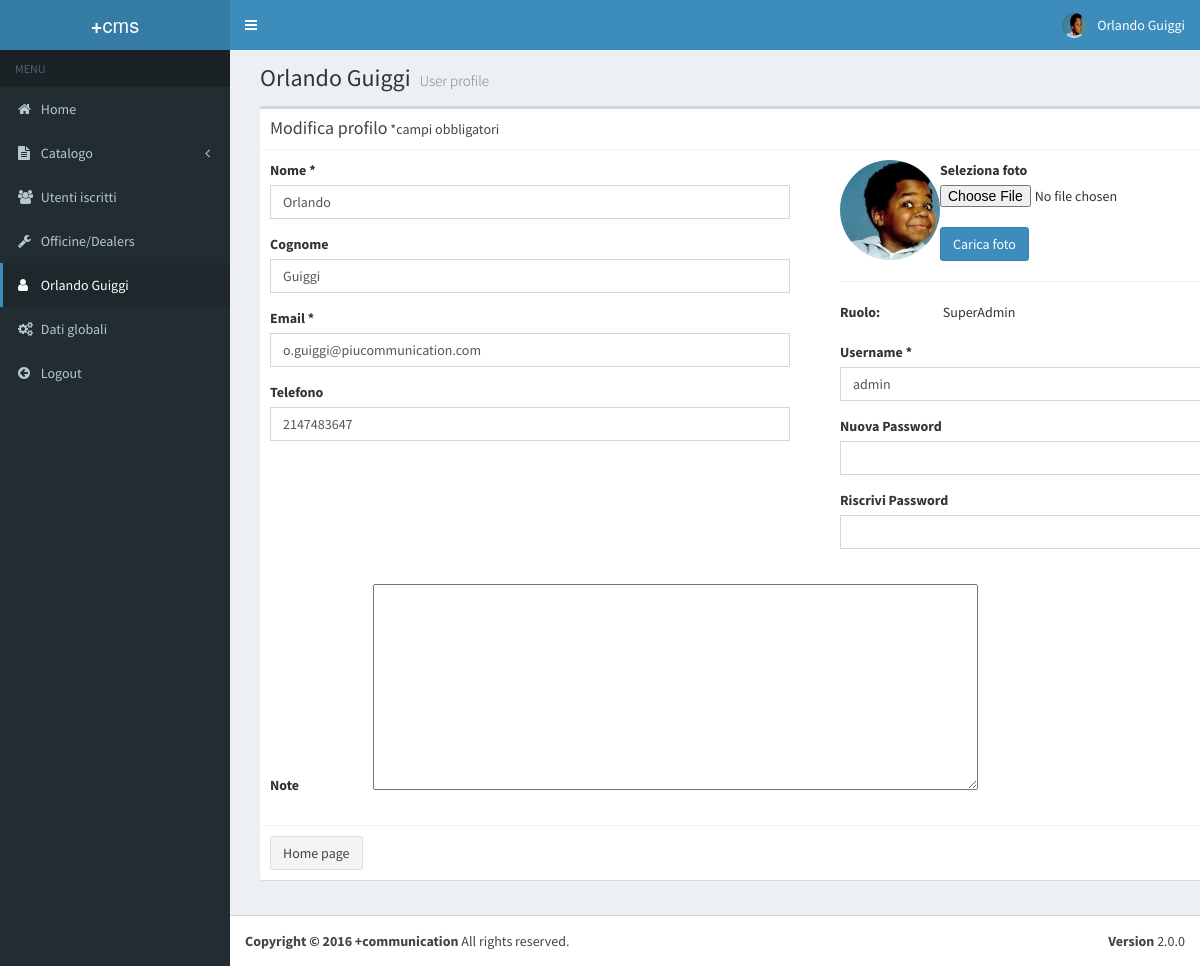
The page /profile.php (signed in) on the database its author committed.
### tables this page shows
CREATE TABLE `tbl_global_user` (
  `UserID` int(11) NOT NULL,
  `RoleID` int(11) NOT NULL DEFAULT '0',
  `Nome` varchar(100) NOT NULL DEFAULT '',
  `Cognome` varchar(100) NOT NULL DEFAULT '',
  `Note` text,
  `Email` varchar(100) NOT NULL DEFAULT '',
  `Username` varchar(50) NOT NULL DEFAULT '',
  `Password` varchar(50) NOT NULL DEFAULT '',
  `Telefono` int(11) DEFAULT '0',
  `Accettata` tinyint(4) NOT NULL DEFAULT '0',
  `Data_Inserimento` datetime NOT NULL DEFAULT '0000-00-00 00:00:00',
  `Immagine` varchar(100) NOT NULL DEFAULT ''
);

### profile.php (the view, shortened to what this page needs)
<!DOCTYPE html>
<html lang="it">
  <head>
    <?php require_once('inc-style.php'); ?>
</head>
<body class="hold-transition skin-blue sidebar-mini" >
      <div class="wrapper">
      <?php include('inc-header.php'); ?>
      <aside class="main-sidebar">
        <section class="sidebar">
          <?php require_once('inc-menu-sx.php'); ?>
        </section>
      </aside>
      <div class="content-wrapper">
        <div class="container">
          <section class="content-header">
            <h1>
              <?php echo $_SESSION['nome_utente'] ?>
              <small>User profile</small>
            </h1>
          </section>
          <section class="content">
            <div class="box box-default">
              <div class="box-header with-border">
                <h3 class="box-title">Modifica profilo</h3> *campi obbligatori
              </div>
              <?php
              $conn = db_connect();
              $stmt = $conn->stmt_init();
              $stmt->prepare("SELECT DISTINCT tGU.UserID, tGU.Nome, tGU.Cognome, tGU.Email, tGU.Telefono, tGU.Note, tGU.Immagine, tGU.Username, tGU.Password, tGR.RoleID, tGR.Role_Name
                        FROM tbl_global_user tGU, tbl_global_role tGR
                        WHERE tGU.UserID = ? AND tGU.RoleID = tGR.RoleID LIMIT 0,1");
              $stmt->bind_param("i", $_SESSION['user_ID']);
              $stmt->execute();
              $stmt->store_result();
              $stmt->bind_result($UserID, $Nome, $Cognome, $Email, $Telefono, $Note, $Immagine, $Username, $Password, $Role_ID, $Role_Name);
              $Username = trim($Username);
              $Nome = trim($Nome);
              $Cognome = trim($Cognome);
              $Email = trim($Email);
              if($Telefono != 0) { $Telefono = trim($Telefono); } else { $Telefono = ""; }
              if($Immagine == '') { $imgProf = $_SESSION['url_admin']."/img/noimage-profile.png"; } else { $imgProf = $_SESSION['url_admin']."/upload/thumb-".$Immagine; }
              ?>
              <form id="updateForm" name="updateForm" method="post" >
                <div class="row">
                <div class="col-md-6">
                  <div class="box-body pad ">
                      <div class="form-group">
                        <label for="nameUser">Nome *</label>
                        <input type="text" class="form-control" id="nameUser" name="nameUser" placeholder="Nome" value="<?php echo $Nome; ?>" >
                      </div>
                      <div class="form-group">
                        <label for="surnameUser">Cognome</label>
                        <input type="text" class="form-control" id="surnameUser" name="surnameUser" placeholder="Cognome" value="<?php echo $Cognome; ?>" >
                      </div>
                      <div class="form-group">
                        <label for="emailUser">Email *</label>
                        <input type="email" class="form-control" id="emailUser" name="emailUser" placeholder="Email" value="<?php echo $Email; ?>" >
                      </div>
                      <div class="form-group">
                        <label for="phoneUser">Telefono</label>
                        <input type="text" class="form-control" id="phoneUser" name="phoneUser" placeholder="Telefono" value="<?php echo $Telefono; ?>">
                      </div>
                  </div>
                </div>
                <div class="col-md-6">
                  <div class="box-body pad ">
                    <div class="form-group">
                      <form id="uploadimage" action="" method="post" enctype="multipart/form-data">
                      <div id="image_preview" class="imageThumb profile" ><img id="previewing" src="<?php echo $imgProf; ?>" style="width:100px;" /></div>
                      <div id="selectImage">
                      <label>Seleziona foto</label><br/>
                      <input type="file" name="fileUp" id="fileUp" required /><br/>
                      <button id="submitUpload" class="btn btn-primary" />Carica foto</button>
                      </div>
                      </form>
                      <hr id="line">
                    </div>
                    <div class="form-group">
                      <label>Ruolo:</label> <?php echo $_SESSION['role_name'];?>
                    </div>
                    <div class="form-group">
                      <label for="usern">Username *</label>
                      <input type="text" class="form-control" id="usern" name="usern" value="<?php echo $Username; ?>">
                    </div>
                    <div class="form-group">
                      <label for="newpw">Nuova Password</label>
                      <input type="password" class="form-control" id="newpw" name="newpw" >
                    </div>
                    <div class="form-group">
                      <label for="newpw2">Riscrivi Password</label>
                      <input type="password" class="form-control" id="newpw2" name="newpw2"  >
                    </div>
                  </div>
                </div>
                <div class="col-md-12">
                  <div class="box-body pad ">
                  <div class="form-group">
                    <label for="editor1">Note</label>
                    <textarea id="editor1" name="editor1" rows="10" cols="80"><?php echo $Note; ?></textarea>
                  </div>
                  </div>
                </div>
              </div>
              <div class="box-footer">
                    <a href="index.php" class="btn btn-default">Home page</a>
              </div>
              </form>
            </div>
          </section>
        </div>
      </div>
      <?php require_once('inc-footer.php'); ?>
</html>

### style.css (style rules this page uses)
html, body { height: 100%; }
.imageThumb { float: left; margin-right: 20px; }
.imageThumb.profile { width: 100px; height: 100px; overflow: hidden; border-radius: 50%; background-size: cover; margin: 0px 0px 10px 0px; }
label { display: inline-block; max-width: 100%; margin-bottom: 5px; font-weight: 700; min-width: 100px; }

### rows shown on the page
tbl_global_user: nameUser "Orlando", surnameUser "Guiggi", emailUser "o.guiggi@piucommunication.com", phoneUser "2147483647", Immagine (picture), usern "admin"

### other values the page prints
$_SESSION['nome_utente'] "Orlando Guiggi"
$_SESSION['role_name'] "SuperAdmin"
